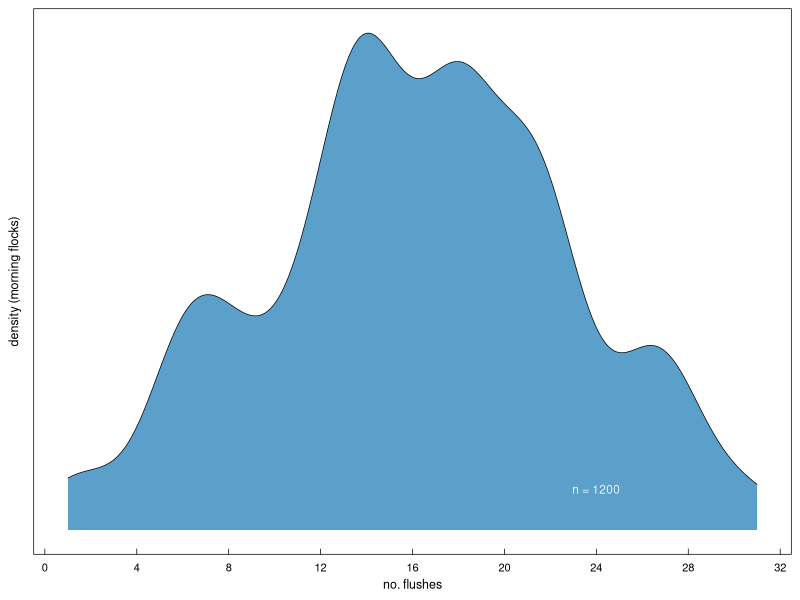
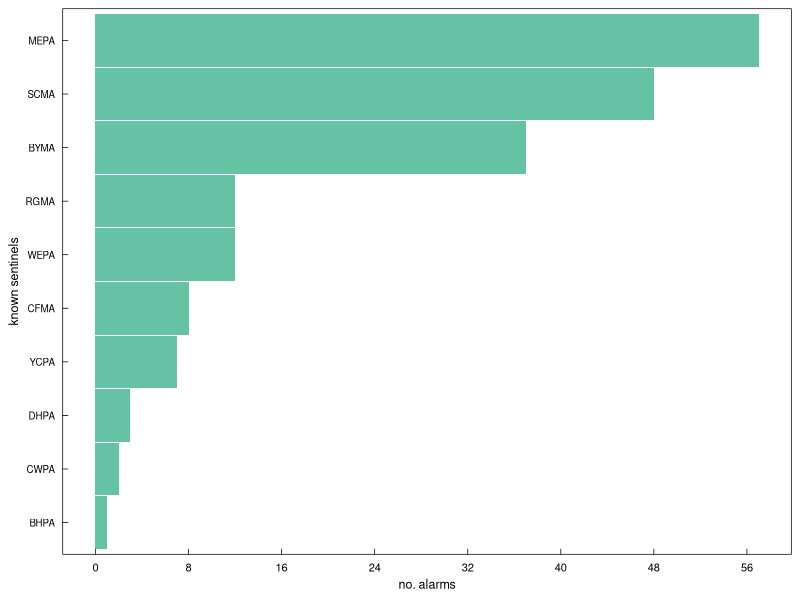
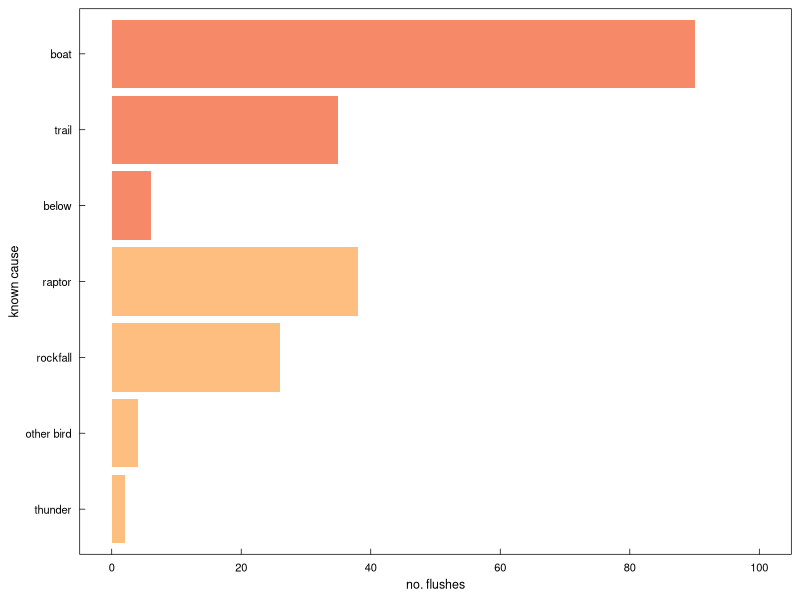
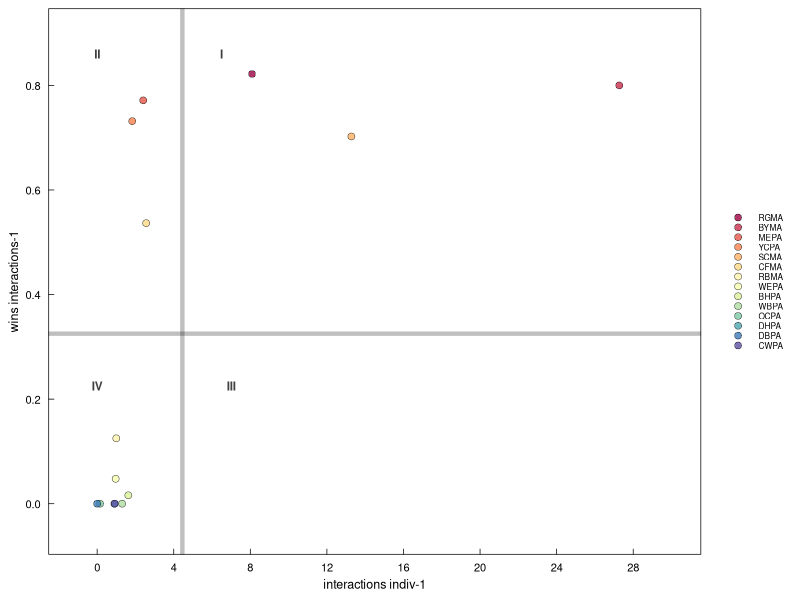
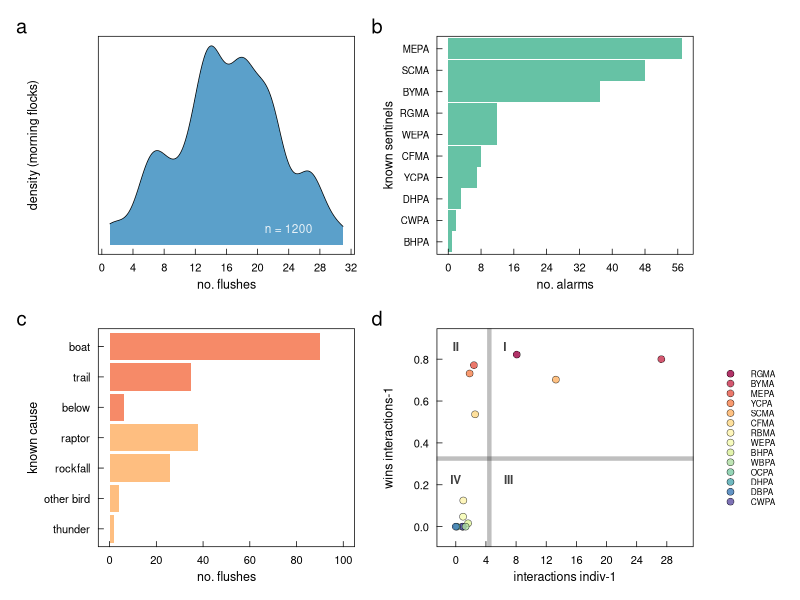
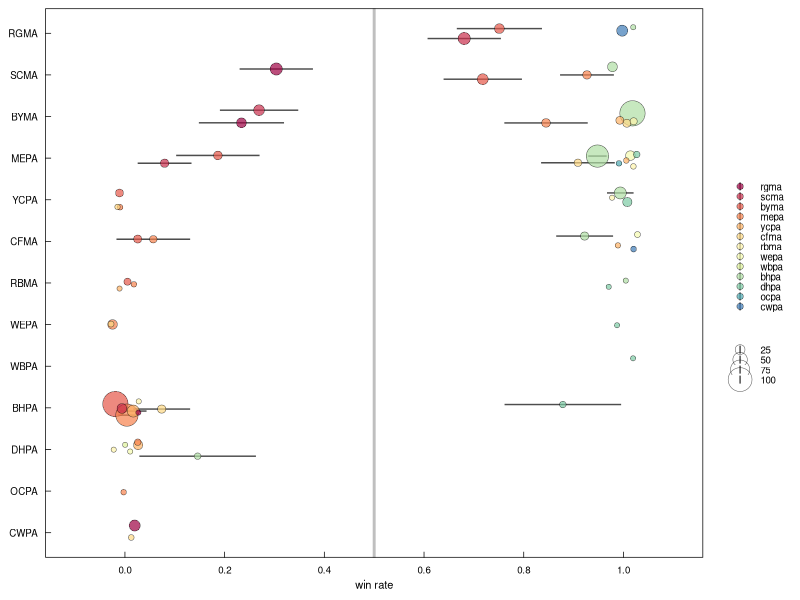
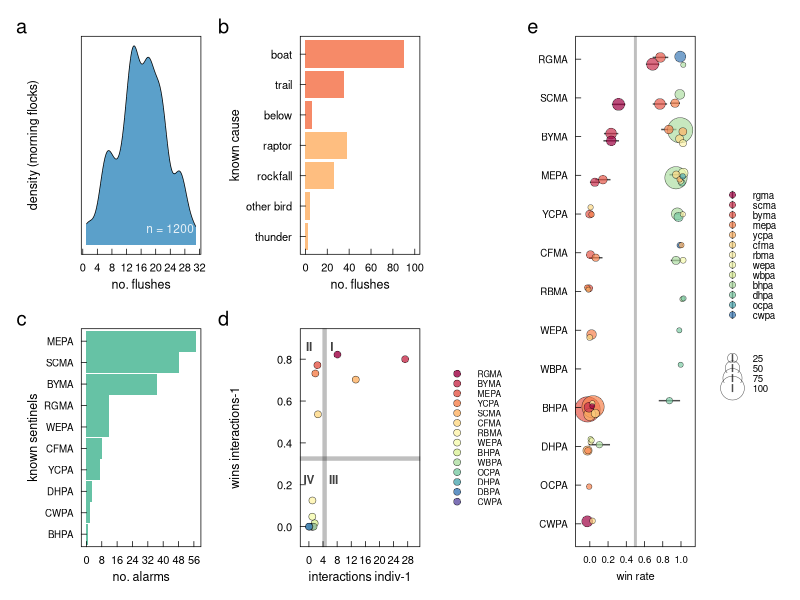

R code for these plots, in order:
#### this script organizes data, plots flush and fights data
#### should be figure ~4 in the manuscript

library(ggplot2)      # plotting and viz
library(plyr)         # legacy df manipulation
library(dplyr)        # variable grouping and manipulation
library(reshape)      # legacy df manipulation
library(data.table)   # legacy functions on df 
library(tidyverse)
library(tidyr)        # gathering and spreading
library(zoo)          # roll mean
library(ggthemes)     # helpful ggplot themes
library(forcats)
library(scales)
library(RColorBrewer) # pretty colors
library(ggridges)
library(colorspace)
library(patchwork)
library(lubridate)    # formatting times dates


# custom ggplot theme
themeKV <- theme_few()+
  theme(strip.background = element_blank(),
        axis.line = element_blank(),
        axis.text.x = element_text(colour = "black", margin = margin(0.2, unit = "cm")),
        axis.text.y = element_text(colour = "black", margin = margin(c(1, 0.2), unit = "cm")),
        axis.ticks.x = element_line(colour = "black", linewidth=.25), 
        axis.ticks.y = element_line(colour = "black", linewidth=.25),
        axis.ticks.length=unit(-0.15, "cm"), 
        element_line(colour = "black", linewidth=.5),
        panel.border = element_rect(colour = "black", fill=NA, linewidth=.5),
        legend.title=element_blank(),
        strip.text=element_text(hjust=0))

#### read in flush and fight data from csv
flush <- read.csv('data/flush.csv')
flush1 <- subset(flush, select = c(DATE)) # subset full dataset for only date column
flush2 <- flush1 %>% group_by(DATE) %>% # Group by count of multiple columns
  summarise(total_count=n(),.groups = 'drop') %>%
  as.data.frame() # make new df with these data

#### first to do, document # flushes per day, as density plot
p1 <- ggplot(flush2, aes(x = total_count, fill=c("#3288bd"))) +
  themeKV + theme(legend.position = "none", 
                  axis.text.y = element_text(size = 0),
                  axis.title.y = element_text(size = 9),
                  axis.ticks.y = element_blank(),
                  axis.text.x = element_text(size = 8),
                  axis.title.x = element_text(size = 9),
                  ) + 
  geom_density(size = 0.25, alpha = 0.8, adjust = 0.65) +
  scale_fill_manual(values=c("#3288bd")) +
  scale_x_continuous(breaks = seq(0, 40, by = 4)) +
  ylab("density (morning flocks)")+
  xlab("no. flushes")+
  annotate("text", x = 24, y = 0.005, label = "n = 1200", color = "white", alpha = 0.85, size = 3)
p1


#### now count the occurrences of each species was a sentinel
flush <- read.csv('data/flush.csv')
sentinel <- subset(flush, select = c(ALARM)) # subset full dataset for only species IDs
sentinel1 <- sentinel %>% 
  filter(!(ALARM == 'NA')) # filter out NA values

# make col plot of alarm species
p2 <- ggplot(sentinel1, aes(y = fct_rev(fct_infreq(ALARM)), group=ALARM)) +
  themeKV + theme(legend.position = "none", 
                  axis.text.y = element_text(size = 7),
                  axis.title.y = element_text(size = 9),
                  axis.text.x = element_text(size = 8),
                  axis.title.x = element_text(size = 9),
  ) + 
  geom_bar(fill = c("#66c2a5"), alpha =1, width=0.98) +
  scale_fill_manual(values=c("#66c2a5")) +
  scale_x_continuous(breaks = seq(0, 60, by = 8)) +
  ylab("known sentinels") + 
  xlab("no. alarms")
p2


#### now count the occurrences of each flush cause
flush <- read.csv('data/flush.csv')
cause <- subset(flush, select = c(CAUSE, CATEGORY)) # subset full dataset for only species IDs
cause1 <- cause %>% 
  filter(!(CAUSE == 'NA')) # filter out NA values

# count number of cause occurences
cause2 <- cause1 %>% group_by(CAUSE, CATEGORY) %>% # Group by count of multiple columns
  summarise(total_count=n(),.groups = 'drop') %>%
  as.data.frame() # make new df with these data
# manually reorder to sort by CATEGORY then CAUSE
reorder = c(3,1,6,4,5,7,2) # create reorder variables
cause2$reorder = reorder # add as col to df
# dplyr frustrating me too much so gave up and just manually redid it

p3 <- ggplot(cause2, aes(x=total_count, y=fct_rev(fct_reorder(CAUSE, reorder)), fill=CATEGORY)) +
  themeKV + theme(legend.position = "none", 
                  axis.text.y = element_text(size = 8),
                  axis.title.y = element_text(size = 9),
                  axis.text.x = element_text(size = 8),
                  axis.title.x = element_text(size = 9),
  ) + 
  geom_col(alpha = 0.8, width=0.9) +
  scale_fill_manual(values=c("#f46d43","#fdae61")) +
  scale_x_continuous(breaks = seq(0, 100, by = 20),
                                  limits = c(0,100)) +
    ylab("known cause") + 
    xlab("no. flushes")
p3



#### WE'RE AT THE FIGHTS!!!
fights <- read.csv('data/fights.csv')
# make 14 color Brewer palette
getPalette = colorRampPalette(brewer.pal(11, "Spectral")) # interpolate colors to fit the 13 parrot species
Spectral14 <- getPalette(14) 


p4 <- ggplot(fights, aes(x=FIGHT_RT, y=WIN_RT)) + 
  themeKV + theme(axis.text.x = element_text(size = 8),
                  axis.title.x = element_text(size = 9),
                  axis.text.y = element_text(size = 8),
                  axis.title.y = element_text(size = 9),
                  legend.key.height = unit(0.25, 'cm'), # shrink the native height of legend
                  legend.text = element_text(size=6),
                  ) + # reduce font size on legend
  geom_vline(xintercept = ave(fights$FIGHT_RT), alpha = 0.25, size = 1.5, color = "#000000") +
  geom_hline(yintercept = ave(fights$WIN_RT), alpha = 0.25, size = 1.5, color = "#000000") +
  geom_point(aes(fill = fct_rev(fct_reorder(SPECIES,WIN_RT))),# color code by species win rate 
             pch=21,color="black", stroke=0.25, size = 2.2, alpha = 0.8, # make point borders   
             ) +
  #geom_point(shape = 1,size = 3, colour = "black", stroke = 0.25,) +
  scale_fill_manual(values = Spectral14) +
  scale_x_continuous(breaks = seq(0, 28, by = 4), limits = c(-1,30)) + # give a little more room 
  scale_y_continuous(breaks = seq(0, 0.8, by = 0.2), limits = c(-0.05,0.9)) +
  xlab("interactions indiv-1") + 
  ylab("wins interactions-1") + 
  annotate("text", x = 0, y = 0.86, label = "II", alpha = 0.75, size = 3, fontface = "bold") +
  annotate("text", x = 0, y = 0.225, label = "IV", alpha = 0.75, size = 3, fontface = "bold") +
  annotate("text", x = 6.5, y = 0.86, label = "I", alpha = 0.75, size = 3, fontface = "bold") +
  annotate("text", x = 7, y = 0.225, label = "III", alpha = 0.75, size = 3, fontface = "bold") 
#  guides(color = guide_legend(override.aes = list(size = ))) 
p4



layout2 <- "
AB
CD"
  p1 + p2 + p3 + p4 +
  plot_layout(design = layout2) +
  plot_annotation(tag_levels = 'a') # add panel labels a, b, c... etc




#### try a hierarchy of dominance 
library(ggplot2)
displace <- read.csv('data/displacement.csv')
head(displace)

# error bar guidance
# http://www.sthda.com/english/wiki/ggplot2-error-bars-quick-start-guide-r-software-and-data-visualization

p5 <- displace %>% 
  ggplot(aes(x=fct_reorder(WIN,ORDER), y=winrt_p,fill=LOSE))+ # prob need to manually sort from a list
  themeKV+ theme(axis.text.x = element_text(size = 7),
                 axis.title.x = element_text(size = 8),
                 axis.text.y = element_text(size = 7),
                 axis.title.y = element_text(size = 8),
                 legend.key.height = unit(0.25, 'cm'), # shrink the native height of legend
                 legend.text = element_text(size=7), # reduce font size on legend
                 #legend.position = "none", 
                 ) +
  geom_pointrange(aes(ymin=winrt_p-winrt_sd, ymax=winrt_p+winrt_sd, # combines error bar and point in one 
                      fill = fct_reorder(LOSE,-rank_q), size=tot # size is inflate for some reason, idk
                      ),
                  pch=21, color="black",stroke=0.25, # make point borders
                  alpha=0.7,
                  position = position_jitter(width = 0.2, height = 0.03))+
  scale_radius(range = c(0.4, 2.1))+ # manually re-size range of values
  scale_fill_manual(values = Spectral14) +
  scale_y_continuous(breaks = seq(0, 1, by = 0.2), limits = c(-0.1,1.1)) +
  geom_hline(yintercept = 0.5, alpha = 0.25, size = 1, color = "#000000") +
  ylab("win rate")+
  xlab(NULL)+
  coord_flip()
p5
# fct_reorder(LOSE,ORDER)



layout3 <- "
AAABBBEEE
CCCDDDEEE"
p1 + p3 + p2 + p4 + p5 +
  plot_layout(design = layout3) +
  plot_annotation(tag_levels = 'a') # add panel labels a, b, c... etc


# TO DO LIST:
# proper descending sort "-" using dominance
# shrink legend
# sync legend with other panel
# blanks in layout geometry
